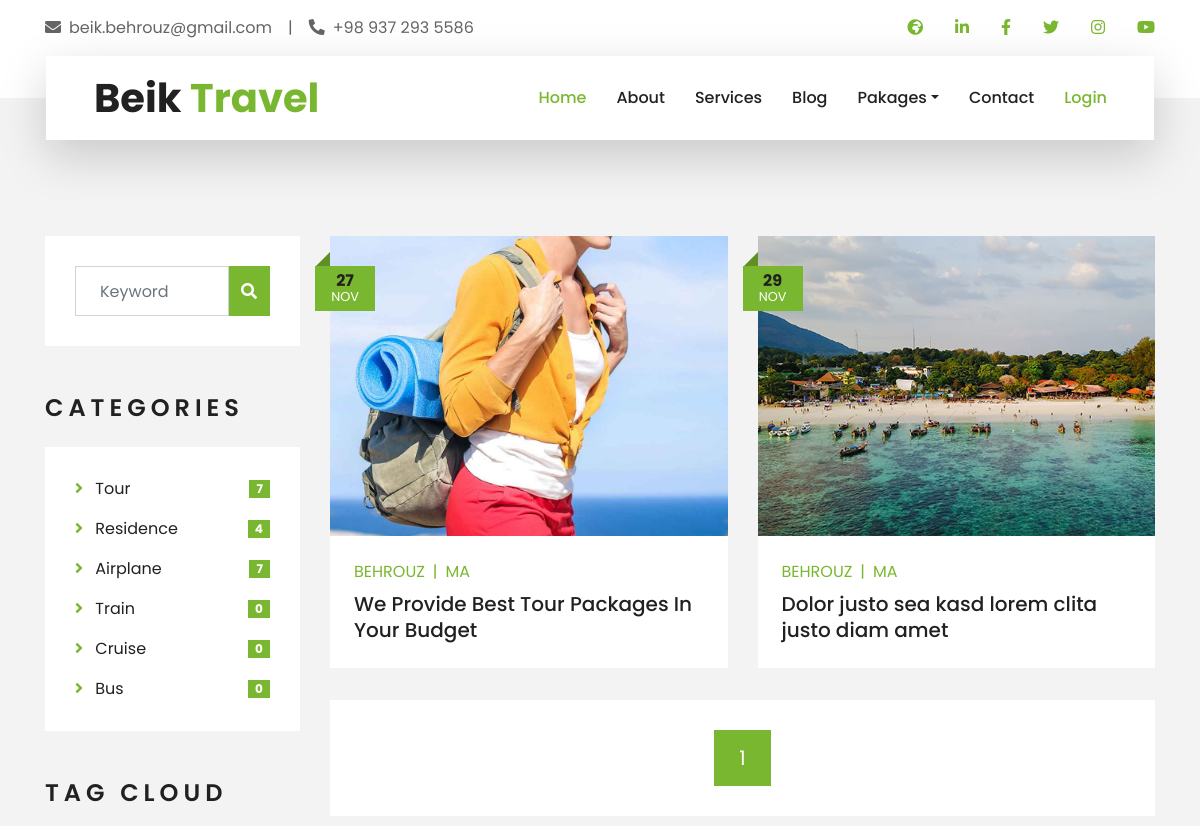
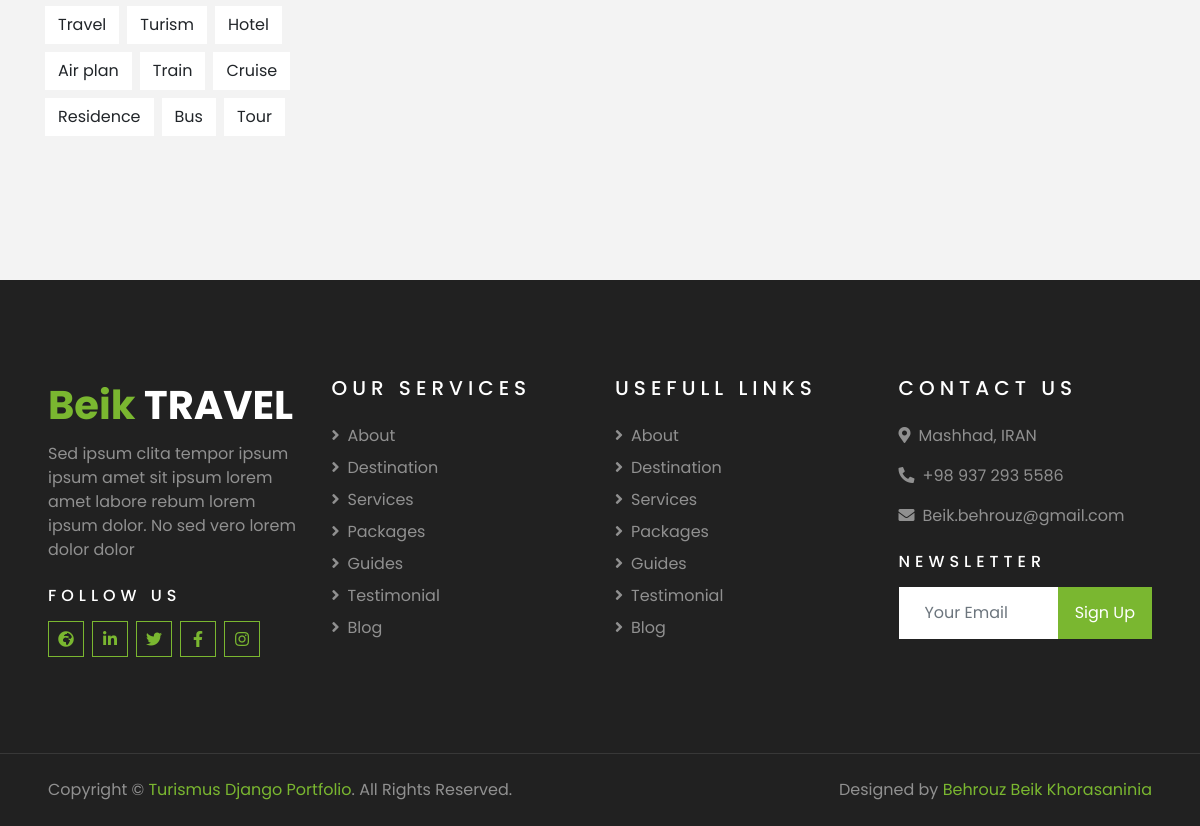
The app's page /Blog/bloglist/, older data (2 pictures, top to bottom).
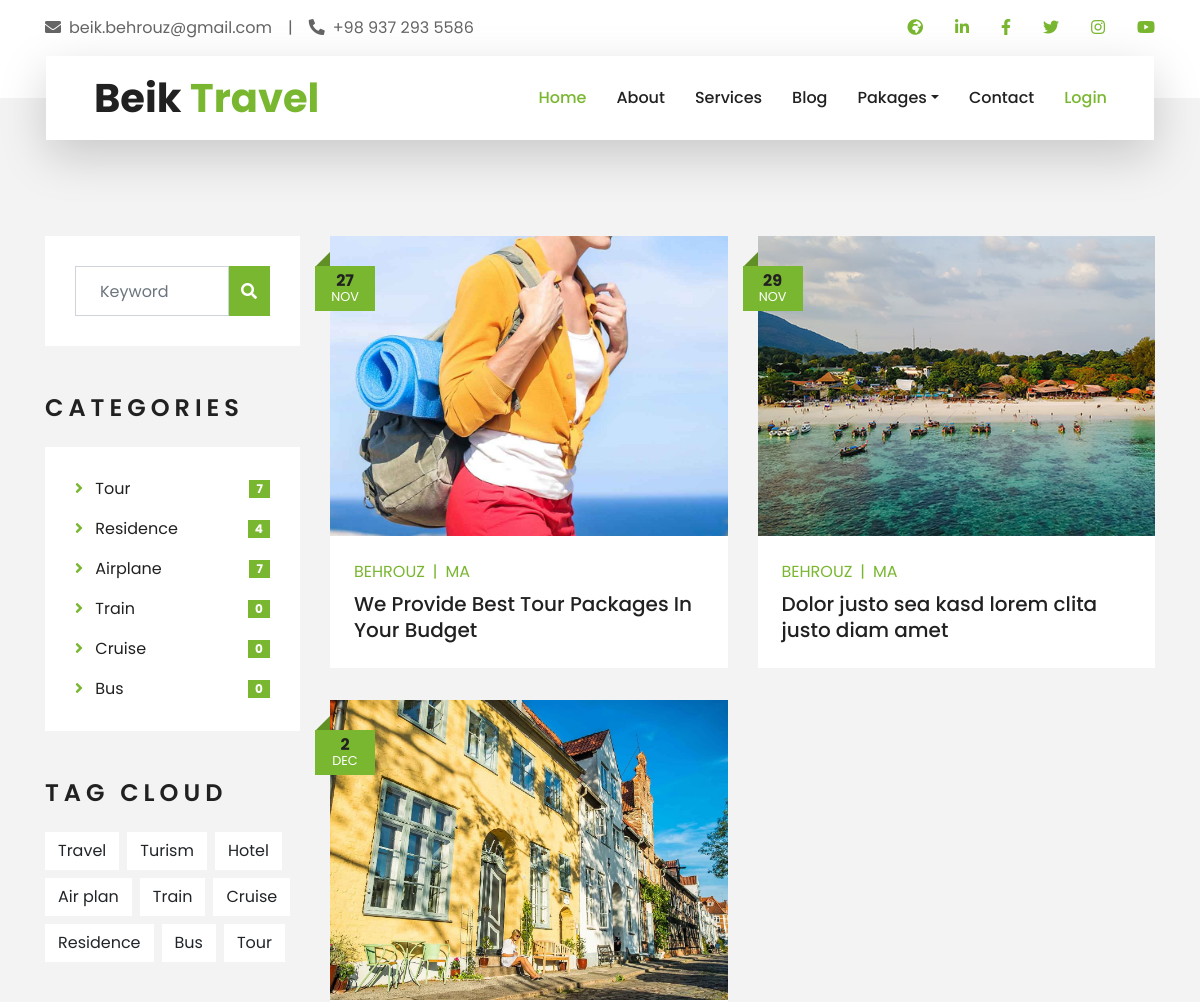
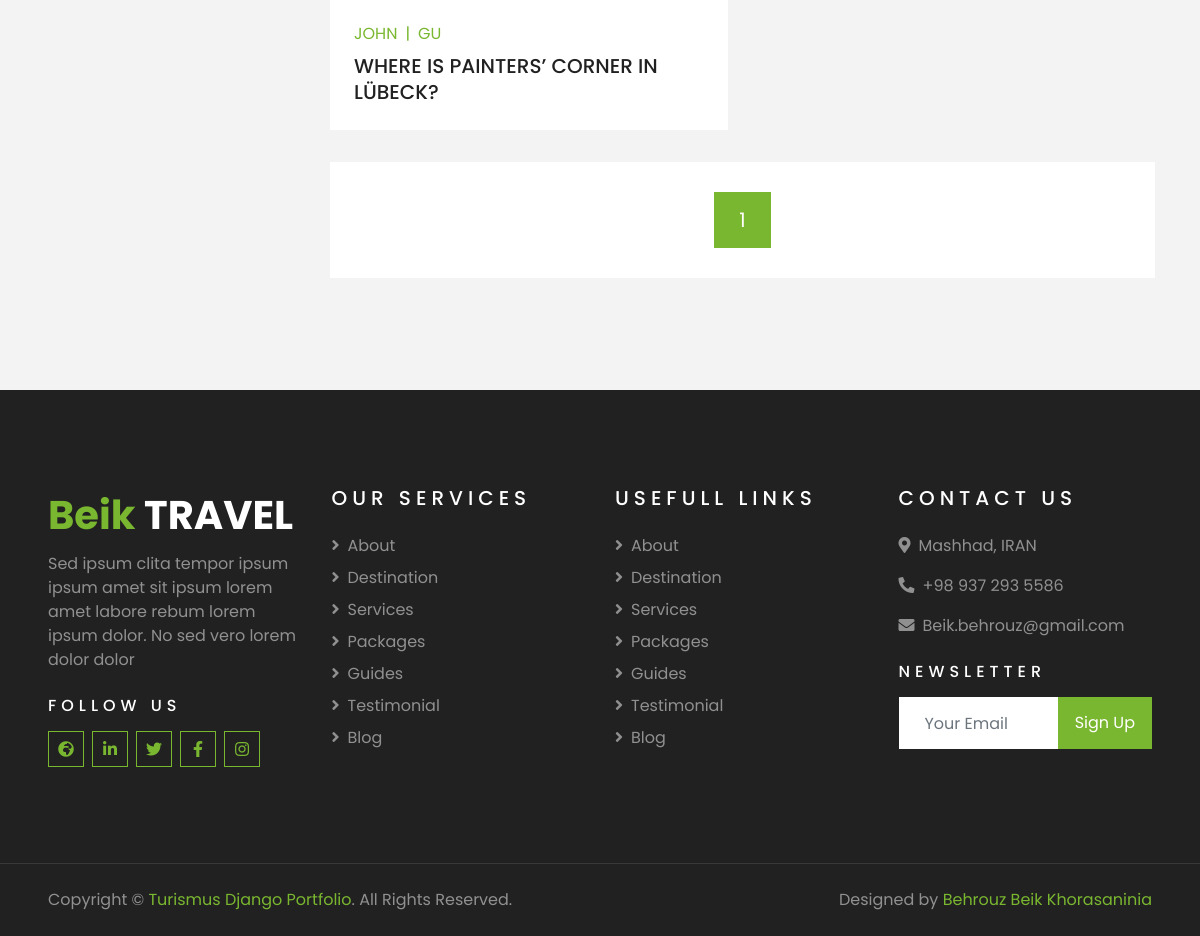
The same page, newer data (2 pictures, top to bottom).
### Blog/models.py (models this page shows, shortened)
class ArticleImg(models.Model):
    title = models.CharField(max_length=15, default="0")
    image = models.ImageField(upload_to='Frame')
    article = models.ForeignKey(Article, on_delete=models.CASCADE)
    imgOrder = models.PositiveIntegerField()

class ArticlePart(models.Model):
    partTitle = models.CharField(max_length=50)
    text = models.TextField()
    article = models.ForeignKey(Article, on_delete=models.CASCADE)
    partOrder = models.PositiveIntegerField()

### Account/models.py (models this page shows, shortened)
class CustomUser (AbstractBaseUser, PermissionsMixin):
    USERTYPE=(
        ('Ma','MASTER'),
        ('Tr','TRAVELER'),
        ('Us','USER'),
        ('Bl','BLOGER'),
        ('Gu', 'GUIDE'),
    )
    username = models.CharField ( max_length=100, blank=True,null=True )
    mobile  = models.CharField ( max_length=15, default='0' )
    email = models.EmailField(unique=True)
    usertype = models.CharField ( max_length=2, choices=USERTYPE, default='Us' )
    firstname  = models.CharField ( blank=True,null=True,max_length=50 )
    lastname  = models.CharField ( blank=True,null=True,max_length=50 )
    first_name  = models.CharField ( blank=True,null=True,max_length=50 )
    last_name  = models.CharField ( blank=True,null=True,max_length=50 )
    unicid  = models.CharField ( max_length=10, unique=True )
    birthday  = models.DateTimeField ( blank=True,null=True )
    gender  = models.BooleanField ( blank=True,null=True )
    status = models.BooleanField(default=False)
    image = models.ImageField ( blank=True,null=True,upload_to='Profile' )
    city = models.ForeignKey(to='Home.City', on_delete=models.CASCADE, blank=True,null=True)
    profesional = models.CharField ( max_length=50, blank=True, null=True )
    is_superuser = models.BooleanField(default=False)
    is_staff = models.BooleanField(default=False)
    is_active = models.BooleanField(default=False)
    date_joined = models.DateTimeField(blank=True, null=True)
    USERNAME_FIELD = 'email'
    EMAIL_FIELD = 'email'
    REQUIRED_FIELDS = []
    objects = UserManager()

### Blog/views.py (the view)
# urls.py: path('bloglist/',views.bloglist,name='bloglist'),
def bloglist(request):
    class counter():
        tour = Tour.objects.all().count()
        airplane = Transport.objects.filter(beginning__type='Pl').count()
        train = Transport.objects.filter(beginning__type='Tr').count()
        bus = Transport.objects.filter(beginning__type='BU').count()
        cruise = Transport.objects.filter(beginning__type='Cr').count()
        residence = Residence.objects.all().count()
    class MyArticle:
        def __init__(self, selectarticle):
            self.id = selectarticle.id
            self.img = ArticleImg.objects.get(article_id=selectarticle.id, imgOrder=1)
            self.part = ArticlePart.objects.get(article_id=selectarticle.id, partOrder=1)
            self.title = selectarticle.title
            self.create = selectarticle.create
            self.month = (datetime.datetime.strptime(str(self.create.month), "%m")).strftime("%b")
            self.update = selectarticle.update
            self.author = selectarticle.author
            self.status = selectarticle.status
    allArticles = Article.objects.all()
    articles = []
    for a in allArticles:
        if a.status == 'pub':
            articles.append(MyArticle(a))
    paginator = Paginator(articles,6)
    page_num = request.GET.get('page')
    page_obj = paginator.get_page(page_num)
    context = {
        'articles':page_obj,
        'page_num':page_num,
        'counter':counter,
    }
    return (render(request,'Blog/bloglist.html',context))

### Blog/templates/Blog/bloglist.html (shortened to what the changed rows need)
{% extends '_base.html' %}
{% load static %}
{% load djmoney %}
{% block static%}
    <link href="{% static 'lib/owlcarousel/assets/owl.carousel.min.css' %}" rel="stylesheet">
    <link href="{% static 'lib/tempusdominus/css/tempusdominus-bootstrap-4.min.css' %}" rel="stylesheet" />
    <link href="{% static 'css/style.css' %}" rel="stylesheet">
    <link href="{% static 'css/newstyle.css' %}" rel="stylesheet">
{%endblock%}
{% block body %}
    <div class="container-fluid py-5">
        <div class="container py-5">
            <div class="row">
                <div class="col-lg-9">
                    <div class="row pb-3">
                        {% for a in articles %}
                        <div class="col-md-6 mb-4 pb-2">
                            <div class="blog-item">
                                <div class="position-relative">
                                    <img class="img-fluid w-100 bloglistitem" src="{{ a.img.image.url }}" alt="{{ a.img.title }}">
                                    <div class="blog-date">
                                        <h6 class="font-weight-bold mb-n1">{{ a.create.date.day }}</h6>
                                        <small class="text-white text-uppercase">{{ a.month }}</small>
                                    </div>
                                </div>
                                <div class="bg-white p-4">
                                    <div class="d-flex mb-2">
                                        <a class="text-primary text-uppercase text-decoration-none" href="">{{ a.author.firstname }}</a>
                                        <span class="text-primary px-2">|</span>
                                        <a class="text-primary text-uppercase text-decoration-none" href="">{{ a.author.usertype }}</a>
                                    </div>
                                    <a class="h5 m-0 text-decoration-none" href="{% url 'Blog:blogdetail' a.id %}">{{ a.part.partTitle }}</a>
                                </div>
                            </div>
                        </div>
                        {% endfor %}
                    </div>
                </div>
            </div>
        </div>
    </div>
    {% endblock %}

Row changes from the older to the newer data that the page shows:
added ArticleImg: img.image (picture)
now on this page (row edited): CustomUser: author.firstname "JOHN", author.usertype "GU"
added ArticlePart: part.partTitle "WHERE IS PAINTERS’ CORNER IN LÜBECK?"
Text that changed along with them:
new list line: "2 DEC |"
